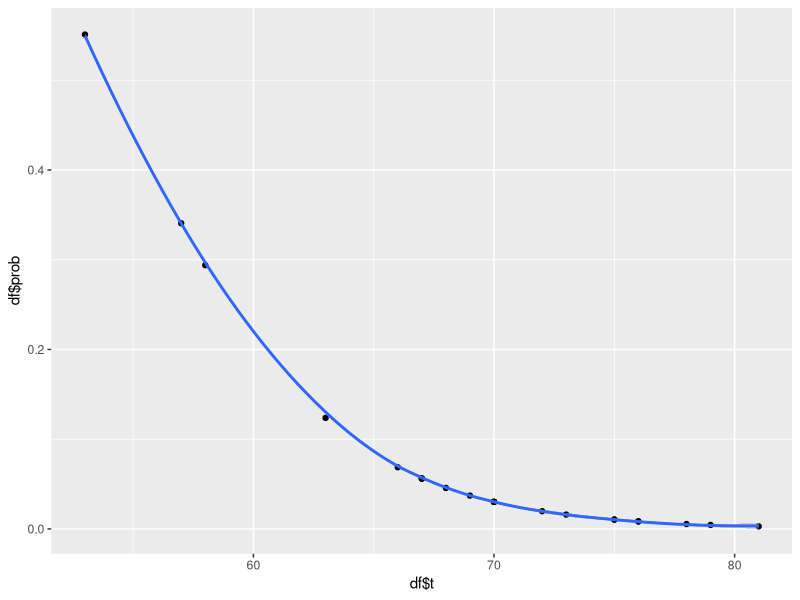

Source code (R):
## ---- chunk 1
p <- function(t){
  exp(11.6630-0.2162*t) / (1+ exp(11.6630-0.2162*t))
}

p(51) #temperature = 51
p(53) #temperature = 53
p(55) #temperature = 55
## ---- chunk 2
t <- c(53,57,58,63,66,67,67,67,68,69,70,70,70,70,72,73,75,75,76,76,78,79,81)
prob <- p(t)
df <- data.frame(t, prob)

library(ggplot2)

ggplot(df, aes(x=df$t, y=df$prob)) + 
  geom_point() +
  geom_smooth()
